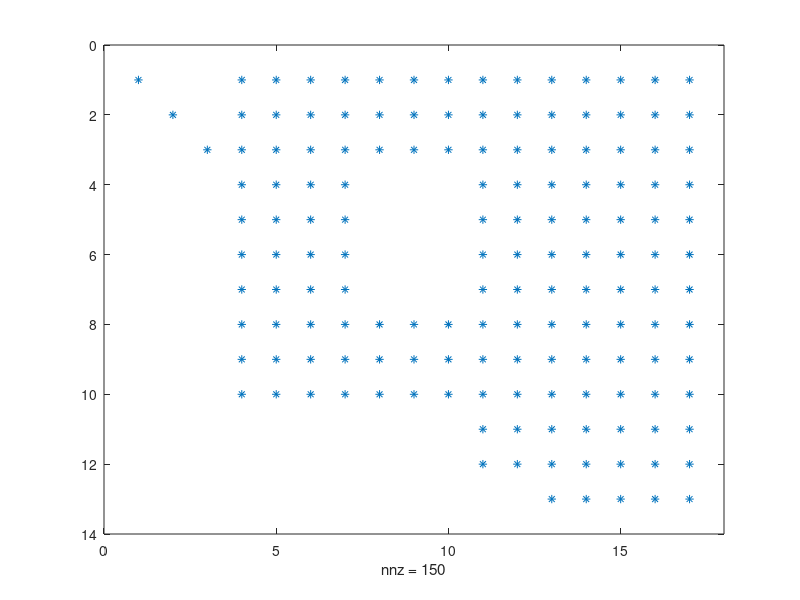

MATLAB code for this plot:
clear
load('ode15i', 'F', 'J')

ode15iF = F;
ode15iJ = J;

load('ForwEuler', 'F', 'J')

ForwEulerF = F;
ForwEulerJ = J;


ode15iF - ForwEulerF
spy(abs(ForwEulerJ - ode15iJ))